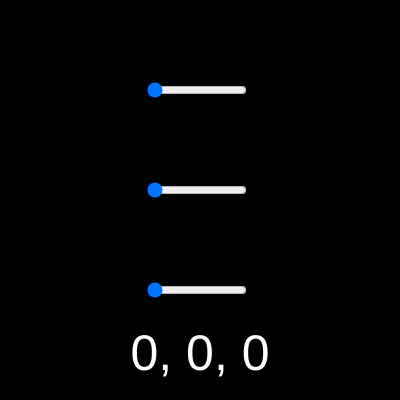
Frame 1 (no input)
Frame 60 (no input): identical to frame 1, image omitted
Frame 120 (the mouse pressed at the canvas centre since frame 60): identical to frame 1, image omitted

The p5.js sketch that drew this single still picture (run headless with seeded random() and noise() and a simulated clock; from frame 60 on, the mouse is pressed at the canvas centre):

// p5.js sketch
// ── sketch.js
function setup() {
  createCanvas(400, 400);
  sliderR = createSlider(0,255,0)
  sliderR.style('width', '100px')
  sliderR.position(145, 80)
  sliderG = createSlider(0,255,0)
  sliderG.style('width', '100px')
  sliderG.position(145, 180)
  sliderB = createSlider(0,255,0)
  sliderB.style('width', '100px')
  sliderB.position(145, 280)
}

function draw() {
  R = sliderR.value()
  G = sliderG.value()
  B = sliderB.value()
  background(R,G,B);
  fill('white')
  textSize(50)
  textAlign(CENTER)
  textStyle("Stroke", 'black')
  text(str(R)+', '+str(G)+', '+str(B),200,370)
}
